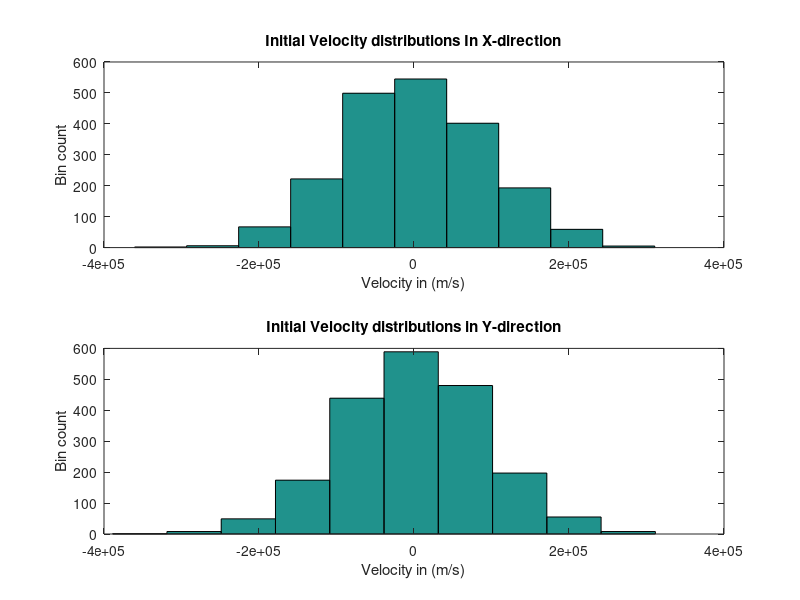
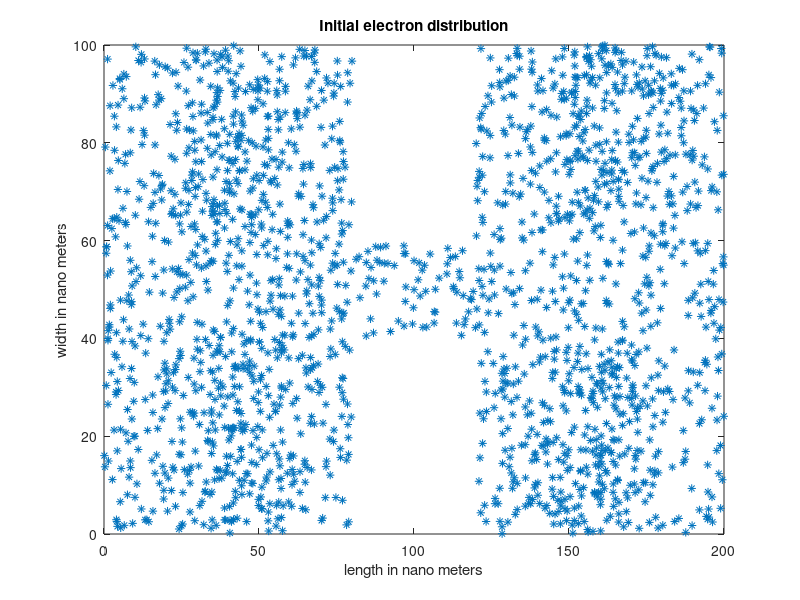
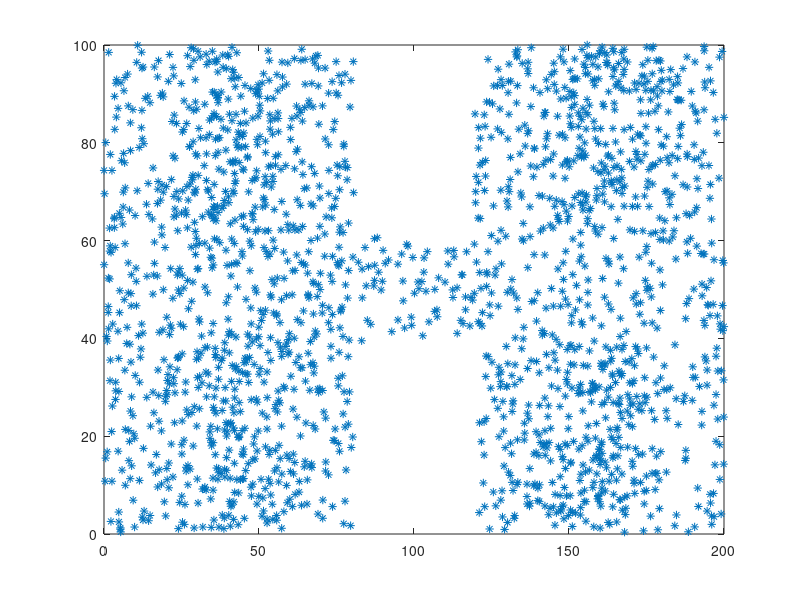

The MATLAB script that drew these images, in order: (Note: this script raises an error after producing the figures.)
% By : Jake Tully Student # 100904392
% Date: 2016-01-23

% Modeling Drift Current In a Semiconductor

%Effextive mass of Electrons mn = 0.26mo
%Region size of 200nm x 100nm
%Tempurature given as 300K 

%Using a simplistic Monte-Carlo model each particle is given a random direction and position then 
%its motion is tracted through the semiconductior device


clear
clc
close all

kb= 1.38064852*(10^-23); %boltzmans constant
m=0.26*(9.10956*10^-31); %electron rest mass
T = 300; %tempature in Kelvin
v = sqrt((kb*T)/(2*m));% calculation of the thermal velocity
V =sqrt((kb*T)/(m))
numatoms=2000;
traces = 10;

MFP = V*(0.2*10^-12);

Xo = 200*rand(numatoms,1);
Yo = 100*rand(numatoms,1);
Xo2 = zeros(numatoms,1);
Yo2 = zeros(numatoms,1);

Vx = randn(numatoms,1)*v ;
Vy = randn(numatoms,1)*v ;
average = mean(sqrt(Vx.^2 + Vy.^2))
averageVx = mean(abs(Vx));
averageVy = mean(abs(Vy));
fprintf(' At T=0\n The average value of Vx is %f m/s. \n The average value of Vy is %f m/s.\n The mean velocity is %f m/s.\n' , averageVx, averageVy,v)
fprintf(' The mean free path %0.10f \n' , MFP)


figure(1)
subplot(2,1,1)
hist(Vx)
title('Initial Velocity distributions In X-direction')
xlabel('Velocity in (m/s)')
ylabel('Bin count')
subplot(2,1,2)
hist(Vy)
title('Initial Velocity distributions in Y-direction')
xlabel('Velocity in (m/s)')
ylabel('Bin count')
Z=zeros(length(Xo),1);


for i=1:length(Vx)
  
    if Xo(i)>80 && Xo(i)<120 &&  Yo(i)<40  
        
            if Xo(i)>80 && Xo(i)<100
            
                Xo(i) = Xo(i) -40 - 20*rand(1);
            end
        
            if Xo(i)<120 && Xo(i)>100
          
                Xo(i) = Xo(i) +40 + 20*rand(1);
            end
    end
                                                %for part 3 only
    if Xo(i)>80 && Xo(i)<120 &&  Yo(i)>60  
        
           if Xo(i)>80 && Xo(i)<100
          
              Xo(i) = Xo(i) -40 - 20*rand(1);
           end
        
           if Xo(i)<120 && Xo(i)>100
          
              Xo(i) = Xo(i) +40 + 20*rand(1);
          end
    end
end



figure(2)
plot(Xo,Yo,'*')
title('Initial electron distribution')
xlabel('length in nano meters')
ylabel('width in nano meters')

 % check for the correct magnitude of v
scatterd=0;
deltaT = 10^-5;
time= zeros(numatoms,1);

for t=0:deltaT:deltaT*10^3

    
     Xo2=Xo;
     Yo2=Yo;
    
     Xo= Xo+deltaT.*Vx;
     Yo= Yo+deltaT.*Vy;
     
     % logic to move particle due to periodic boundary condition in x
     moveleft = (Xo>200)*200;
     moveright = (Xo<0)*200;
     Xo = Xo-moveleft + moveright;

     hittop = Yo>100;
     hitbot = Yo<0;
     %specular
     %Vy = Vy + (-2*Vy.*(Yo<0)) - (2*Vy.*(Yo>100)) ; % logic to change direction when
                                     % hitting y boundary
     %diffusive
     
        Vy = Vy + (-Vy.*hitbot) - (Vy.*hittop)  ;
        Vy = Vy + abs(randn(numatoms,1)*v.*(hitbot)) - abs(randn(numatoms,1)*v.*(hittop)) ;
                                     
     %logic for reflecting at boundaries of box
    inbox1 = ((Xo>80) - (Xo>120)).*(Yo<40);
    inbox2 = ((Xo>80) - (Xo>120)).*(Yo>60);
    
    fromleft = inbox1.*(Xo2<80) + inbox2.*(Xo2<80);
    fromright = inbox1.*(Xo2>120) + inbox2.*(Xo2>120);
                                                            %for part 3 only
    frombottom =  inbox2.*((Xo2>80) - (Xo2>120));
    fromtop = inbox1.*((Xo2>80) - (Xo2>120));
    
    %specular
    %{
    Vy = Vy + (-2*Vy.*(fromtop)) - (2*Vy.*(frombottom));
    Vx = Vx + (-2*Vx.*(fromright)) - (2*Vx.*(fromleft));
%}
    %diffusive
    
    Vy = Vy + (-Vy.*(fromtop)) - (Vy.*(frombottom))   +abs(randn(numatoms,1))*v.*fromtop - abs(randn(numatoms,1))*v.*frombottom;
    Vx = Vx + (-Vx.*(fromright)) - (Vx.*(fromleft))   +abs(randn(numatoms,1))*v.*fromright - abs(randn(numatoms,1))*v.*fromleft;

                                     
                                     
    for k=1:numatoms
        
       if inbox1(k)==0 && inbox2(k) == 0       %for part 3 only
     
     
       time(k)= time(k) + (deltaT);
        Pscat = 1-exp(-time(k)/(2*10^-4) );
       
        if Pscat>(4*rand())
           
          Vx(k) = randn()*v ;               %for part 2&3
          Vy(k) = randn()*v ;
            time(k) = 0;
            scatterd = scatterd +1;
        end    
   
       end    %for part 3 only
     
    
                
    end
    
   
   

  Title = sprintf('Simulation of %f atoms Path of %f atoms, number scatterd = %f',numatoms ,traces,scatterd);
  Xlabel = sprintf('length in nano meters');
  Ylabel = sprintf('width in nano meters');

  figure(3)
  plot(Xo,Yo,'*')
  axis([0 200 0 100])
  
  
  PlotTragectory(Xo,Yo,Xo2,Yo2,traces,Title,Xlabel,Ylabel)
                                     
                                       
        Tempature = (m*(Vx.^2 + Vy.^2))/kb;
        
      
  figure(7)
    axis([0 200 0 100])
  scatter3(Xo,Yo,Z,ones(1,numatoms)*100,Tempature,'fill')
   
  colorbar
  view(0,90)
end


averageVx = mean(abs(Vx));
averageVy = mean(abs(Vy));
fprintf('At end\n The average value of Vx is %f m/s. \n The average value of Vy is %f m/s.\n The mean velocity is %f m/s.\n' , averageVx, averageVy,v)
fprintf(' The average Temperature is %f', mean(Tempature))

figure(5)
subplot(2,1,1)
hist(Vx)
title('Initial Velocity distributions In X-direction')
xlabel('Velocity in (m/s)')
ylabel('Bin count')
subplot(2,1,2)
hist(Vy)
title('Initial Velocity distributions in Y-direction')
xlabel('Velocity in (m/s)')
ylabel('Bin count')

